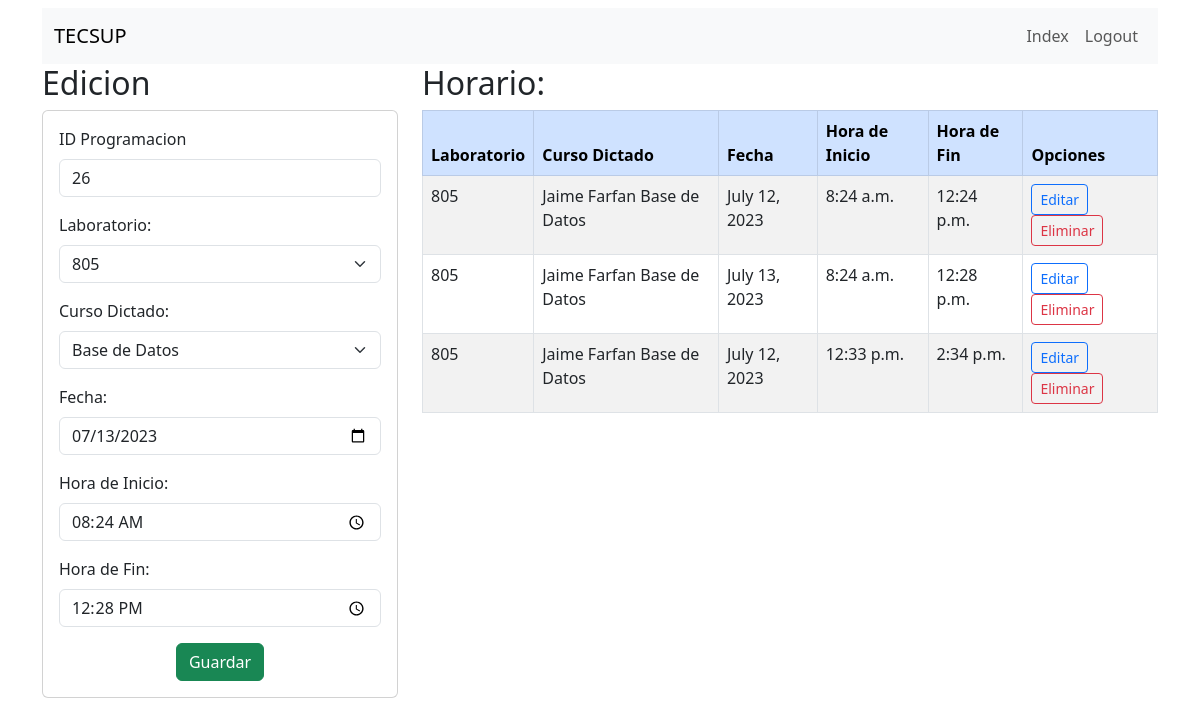
Page /editar/26 (signed in) on the committed database.
### Laboratorios/models.py (models this page shows, shortened)
class Programacion_laboratorio(models.Model):
    laboratorio = models.ForeignKey(Laboratorio, on_delete=models.CASCADE)
    curso_dictado = models.ForeignKey(Curso_dictado, on_delete=models.CASCADE)
    fecha = models.DateField()
    hora_inicio = models.TimeField()
    hora_fin = models.TimeField()

class Laboratorio(models.Model):
    nombre = models.CharField(max_length=50)
    capacidad_alumnos = models.IntegerField()
    cantidad_equipos = models.IntegerField()
    herramientas = models.JSONField()
    def __str__(self):
        return self.nombre

class Curso_dictado(models.Model):
    profesor = models.ForeignKey(Profesor, on_delete=models.CASCADE)
    curso = models.ForeignKey(Curso, on_delete=models.CASCADE)
    def __str__(self):
        return self.profesor.nombre + " " + self.profesor.apellidos + " " + self.curso.nombre

class Curso(models.Model):
    nombre = models.CharField(max_length=50)
    creditos = models.IntegerField()
    especialidad = models.ForeignKey(Especialidad, on_delete=models.CASCADE)
    def __str__(self):
        return self.nombre

class Profesor(models.Model):
    nombre = models.CharField(max_length=50)
    apellidos = models.CharField(max_length=50)
    dni = models.CharField(max_length=8)
    direccion = models.CharField(max_length=200)
    telefono = models.CharField(max_length=9)
    email = models.CharField(max_length=100)

### Laboratorios/views.py (the view)
# urls.py: path('editar/<id>',views.editar_datos, name='editar'),
@login_required(login_url='Laboratorios:login')
def editar_datos(request,id):
    datos=Programacion_laboratorio.objects.get(id=id)
    codigo_lab=datos.laboratorio.id
    laboratorio=Laboratorio.objects.get(pk=codigo_lab)
    laboratorioListado=Laboratorio.objects.exclude(pk=codigo_lab)
    codigo_curso=datos.curso_dictado.id
    curso_dictado=Curso_dictado.objects.get(pk=codigo_curso)
    cursoListado=Curso_dictado.objects.exclude(pk=codigo_curso)
    listadoProgLabs = Programacion_laboratorio.objects.all()
    laboratorios = Laboratorio.objects.all()
    cursos_dictados = Curso_dictado.objects.all()
    context={
        'datos':datos,
        'laboratorio':laboratorio,
        'laboratorios':laboratorioListado,
        'curso_dictado':curso_dictado,
        'cursos':cursoListado,
        "labs": listadoProgLabs,
        "laboratorios": laboratorios,
        "cursos_dictados": cursos_dictados
    }
    return render(request,"editar.html",context)

### Laboratorios/templates/editar.html (shortened to what this page needs)
{% extends './base.html' %}
{% block body %}
<div class="row">
    <div class="col-sm-12 col-md-6 col-lg-4 col-xl-4">
        <h2>Edicion</h2>
        <div class="card">
            <div class="card-body">
                <form action="/editar" method="POST">
                    <div class="mb-3">
                        <label for="idpro" class="form-label">ID Programacion </label>
                        <input type="text" name="idpro" value="{{datos.id}}" class="form-control" id="idpro" readonly>
                    </div>
                    <div class="mb-3">
                        <label for="txtlaboratorio" class="form-label">Laboratorio:</label>
                        <select name="txtlaboratorio" class="form-select" id="txtlaboratorio">
                                <option selected value="{{ laboratorio.id }}">{{ laboratorio.nombre }}</option>
                        </select>
                    </div>
                    <div class="mb-3">
                        <label for="txtcurso_dictado" class="form-label">Curso Dictado:</label>
                        <select name="txtcurso_dictado" class="form-select" id="txtcurso_dictado">
                                <option selected value="{{ curso_dictado.id }}">{{ curso_dictado.curso }}</option>
                        </select>
                    </div>
                    <div class="mb-3">
                        <label for="txtfecha" class="form-label">Fecha: </label>
                        <input type="date" name="txtfecha" value="{{datos.fecha|date:'Y-m-d' }}" class="form-control" id="txtfecha">
                    </div>
                    <div class="mb-3">
                        <label for="txthora_inicio" class="form-label">Hora de Inicio:</label>
                        <input type="time" name="txthora_inicio" class="form-control" id="txthora_inicio" value="{{datos.hora_inicio|date:'H:i'}}">
                    </div>
                    <div class="mb-3">
                        <label for="txthora_fin" class="form-label">Hora de Fin:</label>
                        <input type="time" name="txthora_fin" class="form-control" id="txthora_fin" value="{{datos.hora_fin|date:'H:i'}}">
                    </div>
                    <div class="text-center">
                        <button type="submit" class="btn btn-success">Guardar</button>
                    </div>
                </form>
            </div>
        </div>
    </div>
    <div class="col-sm-12 col-md-6 col-lg-8 col-xl-8">
        <h2>Horario:</h2>
        <div class="table-responsive">
          <table class="table table-striped table-bordered">
            <thead class="table-primary">
              <tr>
                <th>Laboratorio</th>
                <th>Curso Dictado</th>
                <th>Fecha</th>
                <th>Hora de Inicio</th>
                <th>Hora de Fin</th>
                <th>Opciones</th>
              </tr>
            </thead>
            <tbody>
              {% for d in labs %}
              <tr>
                <td>{{ d.laboratorio }}</td>
                <td>{{ d.curso_dictado }}</td>
                <td>{{ d.fecha }}</td>
                <td>{{ d.hora_inicio }}</td>
                <td>{{ d.hora_fin }}</td>
                <td>
                  <a href="{% url 'Laboratorios:editar' d.id %}" class="btn btn-outline-primary btn-sm">Editar</a>
                  <a href="{% url 'Laboratorios:eliminar' d.id %}" class="btn btn-outline-danger btn-sm">Eliminar</a>
                </td>
              </tr>
              {% endfor %}
            </tbody>
          </table>
        </div>
      </div>
</div>
{% endblock %}

### rows in the picture
Programacion_laboratorio: idpro "26", txtfecha "07/13/2023", txthora_inicio "08:24", txthora_fin "12:28", laboratorio "805", curso_dictado "Jaime Farfan Base de Datos", fecha "July 13, 2023", hora_inicio "8:24 a.m.", hora_fin "12:28 p.m."
Laboratorio: txtlaboratorio "805"
Curso_dictado: txtcurso_dictado "Base de Datos"
Programacion_laboratorio: laboratorio "805", curso_dictado "Jaime Farfan Base de Datos", fecha "July 12, 2023", hora_inicio "8:24 a.m.", hora_fin "12:24 p.m."
Programacion_laboratorio: laboratorio "805", curso_dictado "Jaime Farfan Base de Datos", fecha "July 12, 2023", hora_inicio "12:33 p.m.", hora_fin "2:34 p.m."
